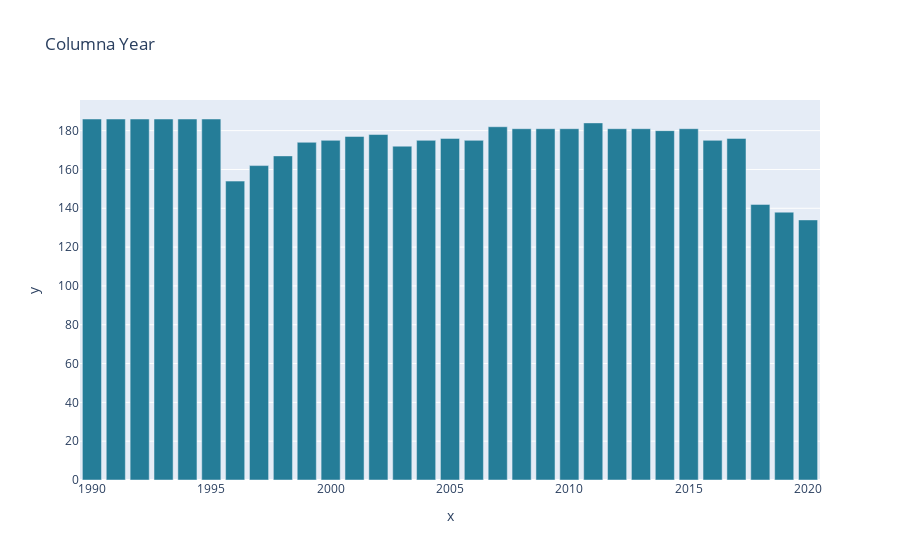

Notebook source saved alongside this figure:
### Markdown cell above
## Analizamos la variable year

### Code cell
year=df_countries['Year'].value_counts()
px.bar(x=year.index, y=year,title='Columna Year',color_continuous_scale="tealgrn",color_discrete_sequence=px.colors.sequential.Tealgrn_r)

### Figure 1 — Plotly figure (JSON) as saved in the notebook; plotly's stock layout.template omitted (floating-point values rounded to 4 significant figures)
{"data": [{"alignmentgroup": "True", "hovertemplate": "x=%{x}<br>y=%{y}<extra></extra>", "legendgroup": "", "marker": {"color": "rgb(37, 125, 152)", "pattern": {"shape": ""}}, "name": "", "offsetgroup": "", "orientation": "v", "showlegend": false, "textposition": "auto", "type": "bar", "x": [1990, 1992, 1993, 1994, 1995, 1991, 2011, 2007, 2008, 2015, 2013, 2012, 2009, 2010, 2014, 2002, 2001, 2017, 2005, 2006, 2016, 2004, 2000, 1999, 2003, 1998, 1997, 1996, 2018, 2019, 2020], "xaxis": "x", "y": [186, 186, 186, 186, 186, 186, 184, 182, 181, 181, 181, 181, 181, 181, 180, 178, 177, 176, 176, 175, 175, 175, 175, 174, 172, 167, 162, 154, 142, 138, 134], "yaxis": "y"}], "layout": {"barmode": "relative", "legend": {"tracegroupgap": 0}, "title": {"text": "Columna Year"}, "xaxis": {"anchor": "y", "domain": [0, 1], "title": {"text": "x"}}, "yaxis": {"anchor": "x", "domain": [0, 1], "title": {"text": "y"}}}}
